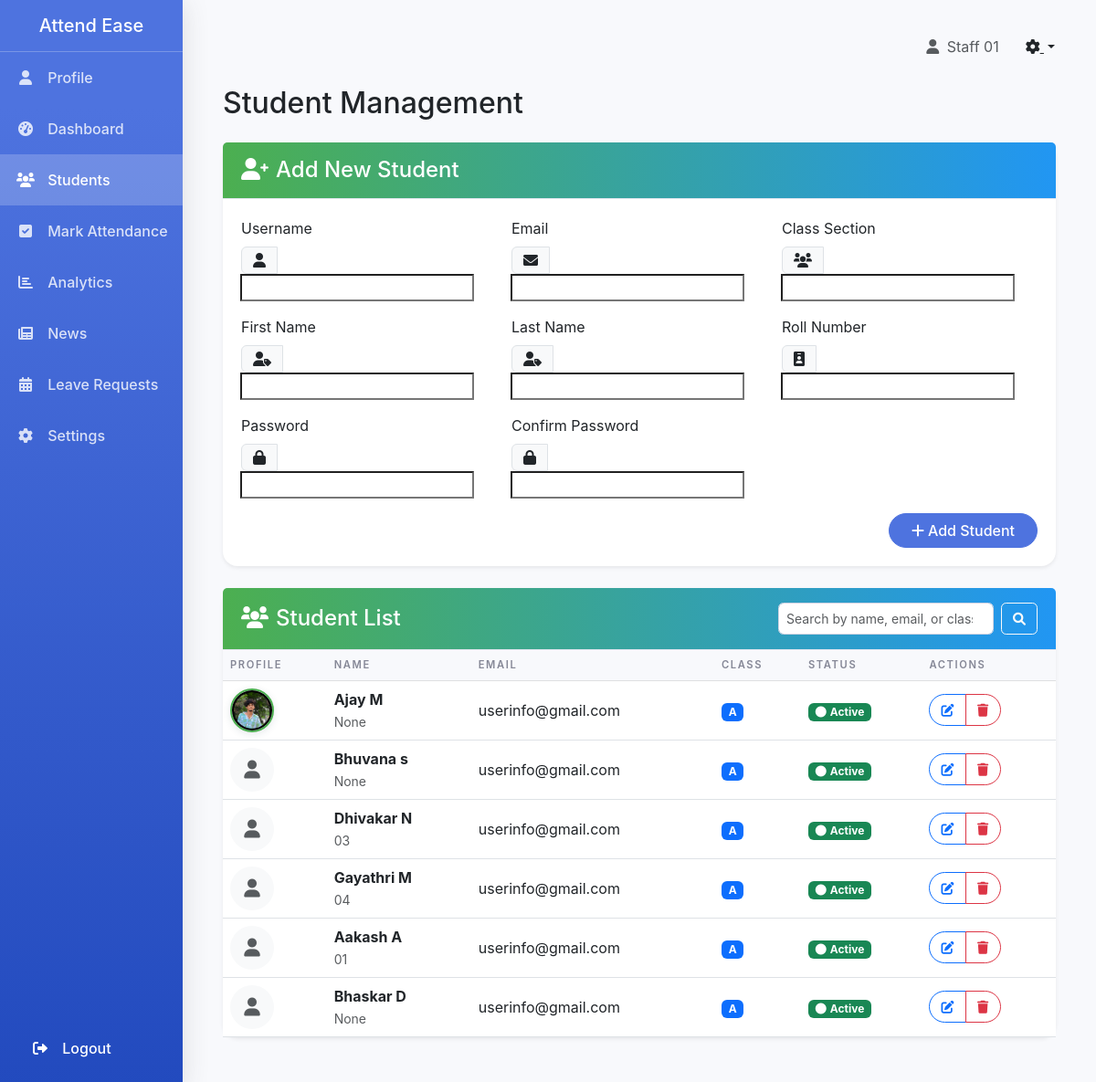
The app's page /admin-panel/admin-panel/students/ (signed in) with its own data.
### attendance_core/models.py (models this page shows, shortened)
class StudentProfile(models.Model):
    user = models.OneToOneField(User, on_delete=models.CASCADE, related_name='student_profile')
    student_id = models.CharField(max_length=20, unique=True)
    roll_number = models.CharField(max_length=20, unique=True, null=True, blank=True)
    class_section = models.CharField(max_length=50)
    profile_picture = models.ImageField(upload_to='profile_pictures/', null=True, blank=True)
    phone = models.CharField(max_length=15, null=True, blank=True)
    address = models.TextField(null=True, blank=True)
    emergency_contact = models.CharField(max_length=100, null=True, blank=True)
    parent_phone = models.CharField(max_length=15, null=True, blank=True, verbose_name="Parent's Phone Number")
    email_notifications = models.BooleanField(default=True)
    sms_notifications = models.BooleanField(default=False)
    leave_request_notifications = models.BooleanField(default=True)
    news_notifications = models.BooleanField(default=True)
    show_profile = models.BooleanField(default=True)
    show_attendance = models.BooleanField(default=False)
    show_contact = models.BooleanField(default=False)
    created_at = models.DateTimeField(default=timezone.now)
    updated_at = models.DateTimeField(auto_now=True)

### attendance_core/views.py (the view)
# urls.py: path('admin-panel/students/', views.student_management, name='student_management'),
@login_required
@user_passes_test(is_admin)
def student_management(request):
    if request.method == 'POST':
        form = StudentRegistrationForm(request.POST)
        if form.is_valid():
            user = form.save()  # This already creates the StudentProfile with proper student_id
            messages.success(request, 'Student added successfully')
            return redirect('student_management')
    else:
        form = StudentRegistrationForm()
    students = StudentProfile.objects.all()
    return render(request, 'attendance_core/admin/student_management.html', {
        'form': form,
        'students': students
    })

### attendance_core/templates/attendance_core/admin/student_management.html (shortened to what this page needs)
{% extends 'attendance_core/base.html' %}
{% load static %}
{% block content %}
<div class="container mt-4">
    <h2 class="mb-4">Student Management</h2>
    <div class="card mb-4 shadow-sm">
        <div class="card-header bg-gradient-primary text-white">
            <h4 class="card-title mb-0"><i class="fas fa-user-plus me-2"></i>Add New Student</h4>
        </div>
        <div class="card-body">
            <form method="post">
                <div class="row g-3">
                    <div class="col-md-4">
                        <label for="id_username" class="form-label">Username</label>
                        <div class="input-group">
                            <span class="input-group-text"><i class="fas fa-user"></i></span>
                            {{ form.username }}
                        </div>
                    </div>
                    <div class="col-md-4">
                        <label for="id_email" class="form-label">Email</label>
                        <div class="input-group">
                            <span class="input-group-text"><i class="fas fa-envelope"></i></span>
                            {{ form.email }}
                        </div>
                    </div>
                    <div class="col-md-4">
                        <label for="id_class_section" class="form-label">Class Section</label>
                        <div class="input-group">
                            <span class="input-group-text"><i class="fas fa-users"></i></span>
                            {{ form.class_section }}
                        </div>
                    </div>
                    <div class="col-md-4">
                        <label for="id_first_name" class="form-label">First Name</label>
                        <div class="input-group">
                            <span class="input-group-text"><i class="fas fa-user-tag"></i></span>
                            {{ form.first_name }}
                        </div>
                    </div>
                    <div class="col-md-4">
                        <label for="id_last_name" class="form-label">Last Name</label>
                        <div class="input-group">
                            <span class="input-group-text"><i class="fas fa-user-tag"></i></span>
                            {{ form.last_name }}
                        </div>
                    </div>
                    <div class="col-md-4">
                        <label for="id_roll_number" class="form-label">Roll Number</label>
                        <div class="input-group">
                            <span class="input-group-text"><i class="fas fa-id-badge"></i></span>
                            {{ form.roll_number }}
                        </div>
                    </div>
                    <div class="col-md-4">
                        <label for="id_password1" class="form-label">Password</label>
                        <div class="input-group">
                            <span class="input-group-text"><i class="fas fa-lock"></i></span>
                            {{ form.password1 }}
                        </div>
                    </div>
                    <div class="col-md-4">
                        <label for="id_password2" class="form-label">Confirm Password</label>
                        <div class="input-group">
                            <span class="input-group-text"><i class="fas fa-lock"></i></span>
                            {{ form.password2 }}
                        </div>
                    </div>
                </div>
                <div class="mt-3 text-end">
                    <button type="submit" class="btn btn-primary rounded-pill px-4"><i class="fas fa-plus me-1"></i>Add Student</button>
                </div>
            </form>
        </div>
    </div>
    <div class="card shadow-sm">
        <div class="card-header bg-gradient-primary text-white d-flex align-items-center justify-content-between">
            <h4 class="card-title mb-0"><i class="fas fa-users me-2"></i>Student List</h4>
            <form class="d-flex" method="get" style="max-width: 300px;">
                <input class="form-control form-control-sm me-2" type="search" name="q" placeholder="Search by name, email, or class..." aria-label="Search">
                <button class="btn btn-outline-light btn-sm" type="submit"><i class="fas fa-search"></i></button>
            </form>
        </div>
        <div class="card-body p-0">
            <div class="table-responsive">
                <table class="table table-hover align-middle modern-student-table">
                    <thead class="table-light">
                        <tr>
                            <th>Profile</th>
                            <th>Name</th>
                            <th>Email</th>
                            <th>Class</th>
                            <th>Status</th>
                            <th>Actions</th>
                        </tr>
                    </thead>
                    <tbody>
                        {% for student in students %}
                        <tr>
                            <td>
                                {% if student.profile_picture %}
                                    <img src="{{ student.profile_picture.url }}" alt="Profile" class="rounded-circle" style="width: 48px; height: 48px; object-fit: cover; border: 2px solid #4CAF50;">
                                {% else %}
                                    <div class="rounded-circle bg-light d-flex align-items-center justify-content-center" style="width: 48px; height: 48px;">
                                        <i class="fas fa-user fa-lg text-muted"></i>
                                    </div>
                                {% endif %}
                            </td>
                            <td>
                                <span class="fw-bold">{{ student.user.get_full_name }}</span><br>
                                <span class="text-muted small">{{ student.roll_number }}</span>
                            </td>
                            <td>{{ student.user.email }}</td>
                            <td>
                                <span class="badge bg-primary class-section-badge" data-student-id="{{ student.id }}">
                                    {{ student.class_section }}
                                </span>
                            </td>
                            <td>
                                {% if student.user.is_active %}
                                    <span class="badge bg-success status-badge" data-student-id="{{ student.id }}">
                                        <i class="fas fa-circle me-1"></i>Active
                                    </span>
                                {% else %}
                                    <span class="badge bg-danger status-badge" data-student-id="{{ student.id }}">
                                        <i class="fas fa-circle me-1"></i>Inactive
                                    </span>
                                {% endif %}
                            </td>
                            <td>
                                <div class="btn-group">
                                    <button type="button" class="btn btn-sm btn-outline-primary edit-student-btn" data-student-id="{{ student.id }}" title="Edit Student">
                                        <i class="fas fa-edit"></i>
                                    </button>
                                    <button type="button" class="btn btn-sm btn-outline-danger delete-student-btn" data-student-id="{{ student.id }}" title="Delete">
                                        <i class="fas fa-trash"></i>
                                    </button>
                                </div>
                            </td>
                        </tr>
                        {% empty %}
                        <tr>
                            <td colspan="6" class="text-center text-muted">No students found</td>
                        </tr>
                        {% endfor %}
                    </tbody>
                </table>
            </div>
        </div>
    </div>
</div>
{% endblock %}

### attendance_core/templates/attendance_core/base.html (shortened to what this page needs)
<!DOCTYPE html>
<html lang="en">
<head>
    <link href="https://cdn.jsdelivr.net/npm/bootstrap@5.3.0/dist/css/bootstrap.min.css" rel="stylesheet">
    <link href="https://cdnjs.cloudflare.com/ajax/libs/font-awesome/6.0.0/css/all.min.css" rel="stylesheet">
</head>
<body>
    <div class="container-fluid">
        <div class="row">
            <div class="col-md-3 col-lg-2 sidebar">
                <div class="d-flex flex-column h-100">
                    <div class="p-3 text-center">
                        <h5 class="text-white mb-0">Attend Ease</h5>
                    </div>
                    <hr class="border-light my-0">
                    {% if user.is_staff %}
                        <div class="d-flex flex-column">
                            <a href="{% url 'admin_profile' %}" class="nav-link {% if request.resolver_match.url_name == 'admin_profile' %}active{% endif %}">
                                <i class="fas fa-user"></i> Profile
                            </a>
                            <a href="{% url 'admin_dashboard' %}" class="nav-link {% if request.resolver_match.url_name == 'admin_dashboard' %}active{% endif %}">
                                <i class="fas fa-tachometer-alt"></i> Dashboard
                            </a>
                            <a href="{% url 'student_management' %}" class="nav-link {% if request.resolver_match.url_name == 'student_management' %}active{% endif %}">
                                <i class="fas fa-users"></i> Students
                            </a>
                            <a href="{% url 'mark_attendance' %}" class="nav-link {% if request.resolver_match.url_name == 'mark_attendance' %}active{% endif %}">
                                <i class="fas fa-check-square"></i> Mark Attendance
                            </a>
                            <a href="{% url 'attendance_analytics' %}" class="nav-link {% if request.resolver_match.url_name == 'attendance_analytics' %}active{% endif %}">
                                <i class="fas fa-chart-bar"></i> Analytics
                            </a>
                            <a href="{% url 'manage_news' %}" class="nav-link {% if request.resolver_match.url_name == 'manage_news' %}active{% endif %}">
                                <i class="fas fa-newspaper"></i> News
                            </a>
                            <a href="{% url 'manage_leave_requests' %}" class="nav-link {% if request.resolver_match.url_name == 'manage_leave_requests' %}active{% endif %}">
                                <i class="fas fa-calendar-alt"></i> Leave Requests
                            </a>
                            <a href="{% url 'admin_settings' %}" class="nav-link {% if request.resolver_match.url_name == 'admin_settings' %}active{% endif %}">
                                <i class="fas fa-cog"></i> Settings
                            </a>
                        </div>
                    {% endif %}
                    <div class="mt-auto p-3">
                        <a href="{% url 'logout' %}" class="nav-link text-white">
                            <i class="fas fa-sign-out-alt"></i> Logout
                        </a>
                    </div>
                </div>
            </div>
            <div class="col-md-9 col-lg-10 main-content">
                <div class="d-flex justify-content-between align-items-center mb-4">
                    <div class="d-flex align-items-center">
                        <span class="me-3 text-muted">
                            <i class="fas fa-user me-1"></i>
                            {{ user.get_full_name|default:user.username }}
                        </span>
                        <div class="dropdown">
                            <button class="btn btn-link text-dark dropdown-toggle" type="button" id="userDropdown" data-bs-toggle="dropdown" aria-expanded="false">
                                <i class="fas fa-cog"></i>
                            </button>
                        </div>
                    </div>
                </div>
                {% block content %}{% endblock %}
            </div>
        </div>
    </div>
</body>
</html>

### records on screen
StudentProfile: profile_picture (picture), user.get_full_name "Ajay M", roll_number "None", user.email "userinfo@gmail.com", class_section "A"
StudentProfile: user.get_full_name "Bhuvana s", roll_number "None", user.email "userinfo@gmail.com", class_section "A"
StudentProfile: user.get_full_name "Dhivakar N", roll_number "03", user.email "userinfo@gmail.com", class_section "A"
StudentProfile: user.get_full_name "Gayathri M", roll_number "04", user.email "userinfo@gmail.com", class_section "A"
StudentProfile: user.get_full_name "Aakash A", roll_number "01", user.email "userinfo@gmail.com", class_section "A"
StudentProfile: user.get_full_name "Bhaskar D", roll_number "None", user.email "userinfo@gmail.com", class_section "A"

### other values on screen
{{ user.get_full_name|default:user.username }} "Staff 01"
